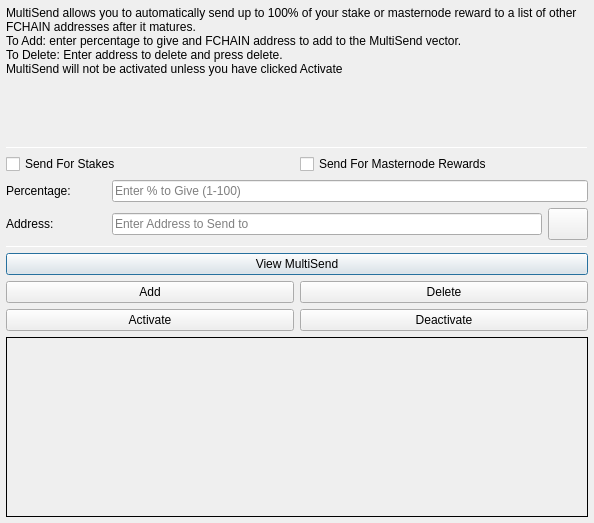
<?xml version="1.0" encoding="UTF-8"?>
<ui version="4.0">
 <class>MultiSendDialog</class>
 <widget class="QDialog" name="MultiSendDialog">
  <property name="windowModality">
   <enum>Qt::NonModal</enum>
  </property>
  <property name="geometry">
   <rect>
    <x>0</x>
    <y>0</y>
    <width>594</width>
    <height>523</height>
   </rect>
  </property>
  <property name="windowTitle">
   <string>MultiSend</string>
  </property>
  <layout class="QVBoxLayout" name="verticalLayout" stretch="0">
   <property name="leftMargin">
    <number>6</number>
   </property>
   <property name="topMargin">
    <number>6</number>
   </property>
   <property name="rightMargin">
    <number>6</number>
   </property>
   <property name="bottomMargin">
    <number>6</number>
   </property>
   <item>
    <layout class="QVBoxLayout" name="verticalLayout_Main" stretch="1,1,1,1,1,1">
     <item>
      <widget class="QLabel" name="label_2">
       <property name="lineWidth">
        <number>1</number>
       </property>
       <property name="text">
        <string>MultiSend allows you to automatically send up to 100% of your stake or masternode reward to a list of other FCHAIN addresses after it matures.
To Add: enter percentage to give and FCHAIN address to add to the MultiSend vector.
To Delete: Enter address to delete and press delete.
MultiSend will not be activated unless you have clicked Activate</string>
       </property>
       <property name="alignment">
        <set>Qt::AlignLeading|Qt::AlignLeft|Qt::AlignTop</set>
       </property>
       <property name="wordWrap">
        <bool>true</bool>
       </property>
      </widget>
     </item>
     <item>
      <widget class="Line" name="line">
       <property name="minimumSize">
        <size>
         <width>0</width>
         <height>1</height>
        </size>
       </property>
       <property name="maximumSize">
        <size>
         <width>16777215</width>
         <height>1</height>
        </size>
       </property>
       <property name="orientation">
        <enum>Qt::Horizontal</enum>
       </property>
      </widget>
     </item>
     <item>
      <layout class="QVBoxLayout" name="verticalLayout_Settings">
       <item>
        <layout class="QHBoxLayout" name="horizontalLayout">
         <item>
          <widget class="QCheckBox" name="multiSendStakeCheckBox">
           <property name="text">
            <string>Send For Stakes</string>
           </property>
          </widget>
         </item>
         <item>
          <widget class="QCheckBox" name="multiSendMasternodeCheckBox">
           <property name="text">
            <string>Send For Masternode Rewards</string>
           </property>
          </widget>
         </item>
        </layout>
       </item>
       <item>
        <layout class="QHBoxLayout" name="horizontalLayout_6">
         <item>
          <widget class="QLabel" name="label">
           <property name="minimumSize">
            <size>
             <width>100</width>
             <height>0</height>
            </size>
           </property>
           <property name="toolTip">
            <string>Percentage of stake to send</string>
           </property>
           <property name="text">
            <string>Percentage:</string>
           </property>
          </widget>
         </item>
         <item>
          <widget class="QLineEdit" name="multiSendPercentEdit">
           <property name="toolTip">
            <string>Enter whole numbers 1 - 100</string>
           </property>
           <property name="placeholderText">
            <string>Enter % to Give (1-100)</string>
           </property>
          </widget>
         </item>
        </layout>
       </item>
       <item>
        <layout class="QHBoxLayout" name="horizontalLayout_7">
         <item>
          <widget class="QLabel" name="label_5">
           <property name="minimumSize">
            <size>
             <width>100</width>
             <height>0</height>
            </size>
           </property>
           <property name="toolTip">
            <string>Address to send portion of stake to</string>
           </property>
           <property name="text">
            <string>Address:</string>
           </property>
          </widget>
         </item>
         <item>
          <widget class="QLineEdit" name="multiSendAddressEdit">
           <property name="toolTip">
            <string/>
           </property>
           <property name="placeholderText">
            <string>Enter Address to Send to</string>
           </property>
          </widget>
         </item>
         <item>
          <widget class="QPushButton" name="addressBookButton">
           <property name="maximumSize">
            <size>
             <width>16777215</width>
             <height>32</height>
            </size>
           </property>
           <property name="toolTip">
            <string>Choose an address from the address book</string>
           </property>
           <property name="text">
            <string/>
           </property>
           <property name="icon">
            <iconset resource="../fchain.qrc">
             <normaloff>:/icons/address-book</normaloff>:/icons/address-book</iconset>
           </property>
           <property name="shortcut">
            <string>Alt+A</string>
           </property>
           <property name="autoDefault">
            <bool>false</bool>
           </property>
          </widget>
         </item>
        </layout>
       </item>
      </layout>
     </item>
     <item>
      <widget class="Line" name="line_2">
       <property name="minimumSize">
        <size>
         <width>0</width>
         <height>1</height>
        </size>
       </property>
       <property name="maximumSize">
        <size>
         <width>16777215</width>
         <height>1</height>
        </size>
       </property>
       <property name="orientation">
        <enum>Qt::Horizontal</enum>
       </property>
      </widget>
     </item>
     <item>
      <layout class="QVBoxLayout" name="verticalLayout_Buttons">
       <item>
        <layout class="QHBoxLayout" name="horizontalLayout_4">
         <item>
          <widget class="QPushButton" name="viewButton">
           <property name="toolTip">
            <string/>
           </property>
           <property name="statusTip">
            <string>View MultiSend Vector</string>
           </property>
           <property name="text">
            <string>View MultiSend</string>
           </property>
          </widget>
         </item>
        </layout>
       </item>
       <item>
        <layout class="QHBoxLayout" name="horizontalLayout_2">
         <item>
          <widget class="QPushButton" name="addButton">
           <property name="toolTip">
            <string/>
           </property>
           <property name="statusTip">
            <string>Add to MultiSend Vector</string>
           </property>
           <property name="text">
            <string>Add</string>
           </property>
          </widget>
         </item>
         <item>
          <widget class="QPushButton" name="deleteButton">
           <property name="toolTip">
            <string/>
           </property>
           <property name="statusTip">
            <string>Delete Address From MultiSend Vector</string>
           </property>
           <property name="text">
            <string>Delete</string>
           </property>
          </widget>
         </item>
        </layout>
       </item>
       <item>
        <layout class="QHBoxLayout" name="horizontalLayout_5">
         <item>
          <widget class="QPushButton" name="activateButton">
           <property name="statusTip">
            <string>Activate MultiSend</string>
           </property>
           <property name="text">
            <string>Activate</string>
           </property>
          </widget>
         </item>
         <item>
          <widget class="QPushButton" name="disableButton">
           <property name="statusTip">
            <string>Deactivate MultiSend</string>
           </property>
           <property name="text">
            <string>Deactivate</string>
           </property>
          </widget>
         </item>
        </layout>
       </item>
      </layout>
     </item>
     <item>
      <widget class="QLabel" name="message">
       <property name="minimumSize">
        <size>
         <width>0</width>
         <height>180</height>
        </size>
       </property>
       <property name="frameShape">
        <enum>QFrame::Panel</enum>
       </property>
       <property name="frameShadow">
        <enum>QFrame::Plain</enum>
       </property>
       <property name="lineWidth">
        <number>1</number>
       </property>
       <property name="midLineWidth">
        <number>1</number>
       </property>
       <property name="text">
        <string/>
       </property>
       <property name="alignment">
        <set>Qt::AlignLeading|Qt::AlignLeft|Qt::AlignTop</set>
       </property>
       <property name="wordWrap">
        <bool>true</bool>
       </property>
      </widget>
     </item>
    </layout>
   </item>
  </layout>
 </widget>
 <resources>
  <include location="../fchain.qrc"/>
 </resources>
 <connections/>
</ui>
